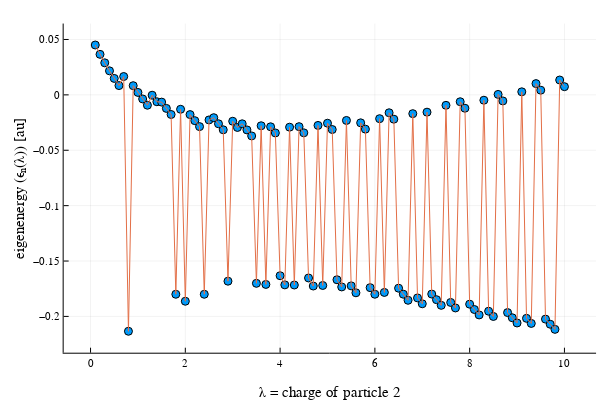

Here is the notebook cell this chart was saved with:
### Code cell
fig1 = plot_eigenvalues(simulation_info,output_data,10:1:10;show_label=false)
fig1 = plot!(fig1,xaxis="λ = charge of particle 2")
display(fig1)

### Figure 1 — Plotly figure (JSON) as saved in the notebook; plotly's stock layout.template omitted (floating-point values rounded to 4 significant figures)
{"data": [{"colorbar": {"len": 0.9143, "title": "", "x": 0.9934, "y": 0.533}, "legendgroup": "", "marker": {"color": "rgba(0, 154, 250, 1.000)", "line": {"color": "rgba(0, 0, 0, 1.000)", "width": 1}, "size": 8, "symbol": "circle"}, "mode": "markers", "name": "", "showlegend": false, "type": "scatter", "x": [0.1, 0.2, 0.3, 0.4, 0.5, 0.6, 0.7, 0.8, 0.9, 1, 1.1, 1.2, 1.3, 1.4, 1.5, 1.6, 1.7, 1.8, 1.9, 2, 2.1, 2.2, 2.3, 2.4, 2.5, 2.6, 2.7, 2.8, 2.9, 3, 3.1, 3.2, 3.3, 3.4, 3.5, 3.6, 3.7, 3.8, 3.9, 4, 4.1, 4.2, 4.3, 4.4, 4.5, 4.6, 4.7, 4.8, 4.9, 5, 5.1, 5.2, 5.3, 5.4, 5.5, 5.6, 5.7, 5.8, 5.9, 6, 6.1, 6.2, 6.3, 6.4, 6.5, 6.6, 6.7, 6.8, 6.9, 7, 7.1, 7.2, 7.3, 7.4, 7.5, 7.6, 7.7, 7.8, 7.9, 8, 8.1, 8.2, 8.3, 8.4, 8.5, 8.6, 8.7, 8.8, 8.9, 9, 9.1, 9.2, 9.3, 9.4, 9.5, 9.6, 9.7, 9.8, 9.9, 10], "xaxis": "x", "y": [0.04502, 0.0366, 0.02891, 0.02169, 0.01486, 0.008381, 0.01656, -0.2134, 0.008301, 0.002208, -0.003674, -0.009356, -0.0002965, -0.006201, -0.006537, -0.0122, -0.01771, -0.18, -0.01301, -0.1863, -0.0178, -0.02328, -0.02865, -0.18, -0.02262, -0.02058, -0.0261, -0.03153, -0.1682, -0.02383, -0.02942, -0.02611, -0.03163, -0.03706, -0.1701, -0.02789, -0.1711, -0.02883, -0.03437, -0.1633, -0.1715, -0.02916, -0.1716, -0.02868, -0.03428, -0.1653, -0.1726, -0.02759, -0.1721, -0.02559, -0.03126, -0.1669, -0.1734, -0.0231, -0.1724, -0.1787, -0.02525, -0.03095, -0.174, -0.18, -0.0215, -0.1783, -0.01616, -0.02194, -0.1745, -0.1799, -0.1854, -0.01695, -0.1833, -0.1886, -0.01561, -0.1798, -0.1849, -0.19, -0.009424, -0.1874, -0.1923, -0.0062, -0.01205, -0.1889, -0.1938, -0.1986, -0.004833, -0.1953, -0.2, 0.0004307, -0.005451, -0.1965, -0.2012, -0.2059, 0.002767, -0.2017, -0.2063, 0.01015, 0.004236, -0.2024, -0.2071, -0.2117, 0.01342, 0.007391], "yaxis": "y"}, {"colorbar": {"len": 0.9143, "title": "", "x": 0.9934, "y": 0.533}, "legendgroup": "", "line": {"color": "rgba(227, 111, 71, 1.000)", "dash": "solid", "shape": "linear", "width": 1}, "mode": "lines", "name": "", "showlegend": false, "type": "scatter", "x": [0.1, 0.2, 0.3, 0.4, 0.5, 0.6, 0.7, 0.8, 0.9, 1, 1.1, 1.2, 1.3, 1.4, 1.5, 1.6, 1.7, 1.8, 1.9, 2, 2.1, 2.2, 2.3, 2.4, 2.5, 2.6, 2.7, 2.8, 2.9, 3, 3.1, 3.2, 3.3, 3.4, 3.5, 3.6, 3.7, 3.8, 3.9, 4, 4.1, 4.2, 4.3, 4.4, 4.5, 4.6, 4.7, 4.8, 4.9, 5, 5.1, 5.2, 5.3, 5.4, 5.5, 5.6, 5.7, 5.8, 5.9, 6, 6.1, 6.2, 6.3, 6.4, 6.5, 6.6, 6.7, 6.8, 6.9, 7, 7.1, 7.2, 7.3, 7.4, 7.5, 7.6, 7.7, 7.8, 7.9, 8, 8.1, 8.2, 8.3, 8.4, 8.5, 8.6, 8.7, 8.8, 8.9, 9, 9.1, 9.2, 9.3, 9.4, 9.5, 9.6, 9.7, 9.8, 9.9, 10], "xaxis": "x", "y": [0.04502, 0.0366, 0.02891, 0.02169, 0.01486, 0.008381, 0.01656, -0.2134, 0.008301, 0.002208, -0.003674, -0.009356, -0.0002965, -0.006201, -0.006537, -0.0122, -0.01771, -0.18, -0.01301, -0.1863, -0.0178, -0.02328, -0.02865, -0.18, -0.02262, -0.02058, -0.0261, -0.03153, -0.1682, -0.02383, -0.02942, -0.02611, -0.03163, -0.03706, -0.1701, -0.02789, -0.1711, -0.02883, -0.03437, -0.1633, -0.1715, -0.02916, -0.1716, -0.02868, -0.03428, -0.1653, -0.1726, -0.02759, -0.1721, -0.02559, -0.03126, -0.1669, -0.1734, -0.0231, -0.1724, -0.1787, -0.02525, -0.03095, -0.174, -0.18, -0.0215, -0.1783, -0.01616, -0.02194, -0.1745, -0.1799, -0.1854, -0.01695, -0.1833, -0.1886, -0.01561, -0.1798, -0.1849, -0.19, -0.009424, -0.1874, -0.1923, -0.0062, -0.01205, -0.1889, -0.1938, -0.1986, -0.004833, -0.1953, -0.2, 0.0004307, -0.005451, -0.1965, -0.2012, -0.2059, 0.002767, -0.2017, -0.2063, 0.01015, 0.004236, -0.2024, -0.2071, -0.2117, 0.01342, 0.007391], "yaxis": "y"}], "layout": {"annotations": [], "height": 400, "legend": {"bgcolor": "rgba(255, 255, 255, 1.000)", "bordercolor": "rgba(0, 0, 0, 1.000)", "borderwidth": 1, "font": {"color": "rgba(0, 0, 0, 1.000)", "family": "sans-serif", "size": 11}, "title": {"font": {"color": "rgba(0, 0, 0, 1.000)", "family": "sans-serif", "size": 15}, "text": ""}, "tracegroupgap": 0, "traceorder": "normal", "x": 1, "xanchor": "auto", "y": 1, "yanchor": "auto"}, "margin": {"b": 20, "l": 0, "r": 0, "t": 20}, "paper_bgcolor": "rgba(255, 255, 255, 1.000)", "plot_bgcolor": "rgba(255, 255, 255, 1.000)", "showlegend": true, "width": 600, "xaxis": {"anchor": "y", "domain": [0.1061, 0.9934], "gridcolor": "rgba(0, 0, 0, 0.100)", "gridwidth": 0.5, "linecolor": "rgba(0, 0, 0, 1.000)", "mirror": false, "showgrid": true, "showline": true, "showticklabels": true, "tickangle": 0, "tickcolor": "rgb(0, 0, 0)", "tickfont": {"color": "rgba(0, 0, 0, 1.000)", "family": "sans-serif", "size": 11}, "ticks": "inside", "title": "λ = charge of particle 2", "titlefont": {"color": "rgba(0, 0, 0, 1.000)", "family": "sans-serif", "size": 15}, "type": "-", "visible": true, "zeroline": false, "zerolinecolor": "rgba(0, 0, 0, 1.000)"}, "yaxis": {"anchor": "x", "domain": [0.07581, 0.9902], "gridcolor": "rgba(0, 0, 0, 0.100)", "gridwidth": 0.5, "linecolor": "rgba(0, 0, 0, 1.000)", "mirror": false, "showgrid": true, "showline": true, "showticklabels": true, "tickangle": 0, "tickcolor": "rgb(0, 0, 0)", "tickfont": {"color": "rgba(0, 0, 0, 1.000)", "family": "sans-serif", "size": 11}, "ticks": "inside", "title": "eigenenergy (ϵₙ(λ)) [au]", "titlefont": {"color": "rgba(0, 0, 0, 1.000)", "family": "sans-serif", "size": 15}, "type": "-", "visible": true, "zeroline": false, "zerolinecolor": "rgba(0, 0, 0, 1.000)"}}}
